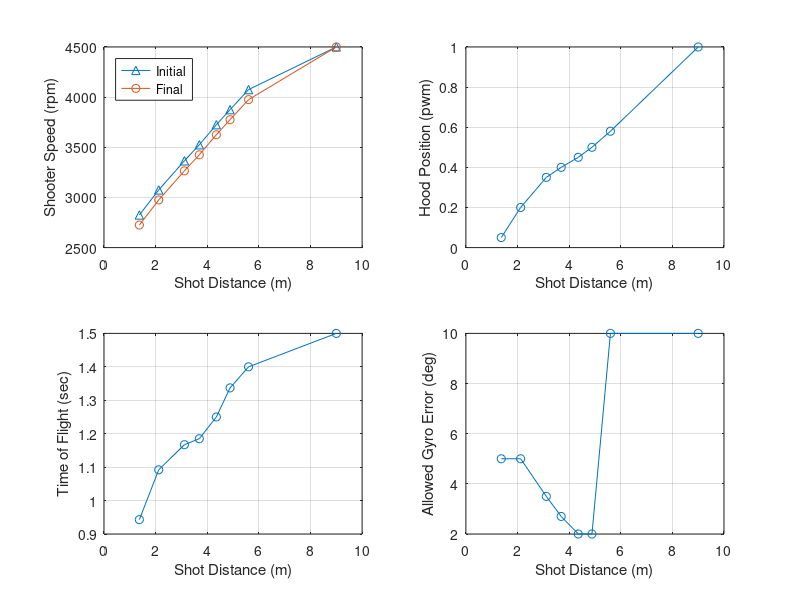

Here is the MATLAB script that generated this plot:
%% Output Overrides
TEST_Output_Override_Flag = 0;
TEST_Transfer_Motor_DC_OV = 0;
TEST_Feeder_Motor_DC_OV = 0;
TEST_Desired_Shooter_Speed_OV = 0;
TEST_Desired_Shooter_FF_DC_OV = 0;
TEST_Desired_Hood_Enable_OV = 0;
TEST_Desired_Hood_Pos_OV = 0.05;
TEST_Intake_Arm_Motor_DC_OV = 0;
TEST_Intake_Roller_Motor_DC_OV = 0;

%% Field Element Position Data
Field_BlueAllianceZoneX = 182.11*0.0254;             % Meters
Field_RedAllianceZoneX  = (651.22-182.11)*0.0254;    % Meters
Field_Blue_Hub_X        = 182.11*0.0254;             % Meters
Field_Hub_Y             = 158.84*0.0254;             % Meters
Field_Red_Hub_X         = (651.22-182.11)*0.0254;    % Meters
Field_Pass_Y_Top        = (317.69-(96))*0.0254;
Field_Pass_Y_Bottom     = (96)*0.0254;
Field_Blue_Pass_X       = (156.61/2)*0.0254;
Field_Red_Pass_X        = (651.22-((156.61/2)))*0.0254;
Blue_Hub_LeftX = 5.1717;
Blue_Hub_RightX = 5.1717;
Blue_Hub_RightY = 4.548;
Blue_Hub_LeftY = 3.354;
Red_Hub_LeftX = 11.369;
Red_Hub_RightX = 11.369;
Red_Hub_RightY = 3.354;
Red_Hub_LeftY = 4.548;
%% Shooting Control Data
% Targets
Rebuilt_Transfer_Minimum_Factor = 0.8;
Rebuilt_Target_Transfer_Speed = 4000;   % rpm
Rebuilt_Negative_Feeder_Speed = -3000;  % this was -1000 with a 1:1 gear ratio
Rebuilt_Target_Feeder_Speed = 3*Rebuilt_Target_Transfer_Speed*0.84;  % rpm
% The 3 factor is for the 3:1 gear box.
% The 0.84 factor sets feeder belt linear speed to match transfer wheel surface linear speed
% Assumes 4 inch diameter transfer wheels and 24 tooth pulleys driving the belts

Rebuilt_Shot_Init_Time = 0.4; % Seconds

% Condition Checks
Rebuilt_Shoot_Robot_Velocity_Max = 1.7;   % meter/second
Rebuilt_Shoot_Motor_Max_Error = 100;    % rpm
Rebuilt_Shoot_Hood_Pos_Max_Error = 0.03;    % pwm position
Feeder_Max_Pulsetime = 1000; % seconds

% Check if Hub is Active for Scoring
Rebuilt_Match_Time_Transition  = 10; 
Rebuilt_Match_Time_Shift_1  = 35; 
Rebuilt_Match_Time_Shift_2  = 60; 
Rebuilt_Match_Time_Shift_3  = 85;
Rebuilt_Match_Time_Shift_4  = 110;
Rebuilt_Match_Time_Auto_Timer  = 30;
Rebuilt_Match_Time_Shift_Timer  = 25;
Rebuilt_Match_Time_End_Game_Timer = 30; 
Rebuilt_Match_Time_Shoot_Early = 2;

% Iteration error target threshold
Rebuilt_Shoot_Target_Error_Thresh = 0.1;    % Meters

Rebuilt_Des_Gyro_Shoot_Offset = 0;  % Degrees

% Distance (m)
Rebuilt_Shoot_Dist_0 = 1.370;
Rebuilt_Shoot_Dist_1 = 2.120;
Rebuilt_Shoot_Dist_2 = 3.115;
Rebuilt_Shoot_Dist_3 = 3.692;
Rebuilt_Shoot_Dist_4 = 4.353;
Rebuilt_Shoot_Dist_5 = 4.884;
Rebuilt_Shoot_Dist_6 = 5.6;
Rebuilt_Shoot_Dist_7 = 9.0;

% Desired_Shooter_Motor_Speed (rpm)
Rebuilt_Shoot_Shooter_Spd_0 = 2725;
Rebuilt_Shoot_Shooter_Spd_1 = 2975;
Rebuilt_Shoot_Shooter_Spd_2 = 3265;
Rebuilt_Shoot_Shooter_Spd_3 = 3425;
Rebuilt_Shoot_Shooter_Spd_4 = 3625;
Rebuilt_Shoot_Shooter_Spd_5 = 3775;
Rebuilt_Shoot_Shooter_Spd_6 = 3975;
Rebuilt_Shoot_Shooter_Spd_7 = 4500;

delta = 100;
% Desired_Shooter_Motor_Speed Init (rpm)
Rebuilt_Shoot_Shooter_Spd_I_0 = Rebuilt_Shoot_Shooter_Spd_0+delta;
Rebuilt_Shoot_Shooter_Spd_I_1 = Rebuilt_Shoot_Shooter_Spd_1+delta;
Rebuilt_Shoot_Shooter_Spd_I_2 = Rebuilt_Shoot_Shooter_Spd_2+delta;
Rebuilt_Shoot_Shooter_Spd_I_3 = Rebuilt_Shoot_Shooter_Spd_3+delta;
Rebuilt_Shoot_Shooter_Spd_I_4 = Rebuilt_Shoot_Shooter_Spd_4+delta;
Rebuilt_Shoot_Shooter_Spd_I_5 = Rebuilt_Shoot_Shooter_Spd_5+delta;
Rebuilt_Shoot_Shooter_Spd_I_6 = Rebuilt_Shoot_Shooter_Spd_6+delta;
Rebuilt_Shoot_Shooter_Spd_I_7 = Rebuilt_Shoot_Shooter_Spd_7;
clear delta

% Desired Hood Position (pwm)
Rebuilt_Shoot_Hood_Pos_0 = 0.05;
Rebuilt_Shoot_Hood_Pos_1 = 0.20;
Rebuilt_Shoot_Hood_Pos_2 = 0.35;
Rebuilt_Shoot_Hood_Pos_3 = 0.4;
Rebuilt_Shoot_Hood_Pos_4 = 0.45;
Rebuilt_Shoot_Hood_Pos_5 = 0.5;
Rebuilt_Shoot_Hood_Pos_6 = 0.58;
Rebuilt_Shoot_Hood_Pos_7 = 1;

% Time of Flight (sec)
Rebuilt_Shoot_TOF_0 = 0.943;
Rebuilt_Shoot_TOF_1 = 1.092;
Rebuilt_Shoot_TOF_2 = 1.167;
Rebuilt_Shoot_TOF_3 = 1.185;
Rebuilt_Shoot_TOF_4 = 1.250;
Rebuilt_Shoot_TOF_5 = 1.337;
Rebuilt_Shoot_TOF_6 = 1.4;
Rebuilt_Shoot_TOF_7 = 1.5;

% Allowed Gyro Error (degrees ... convert to radians in model)
Rebuilt_Shoot_Gyro_Err_0 = 5;
Rebuilt_Shoot_Gyro_Err_1 = 5;
Rebuilt_Shoot_Gyro_Err_2 = 3.5;
Rebuilt_Shoot_Gyro_Err_3 = 2.7;
Rebuilt_Shoot_Gyro_Err_4 = 2;
Rebuilt_Shoot_Gyro_Err_5 = 2;
Rebuilt_Shoot_Gyro_Err_6 = 10;
Rebuilt_Shoot_Gyro_Err_7 = 10;

% PLOT TABLES
    plot_dist     = [Rebuilt_Shoot_Dist_0 Rebuilt_Shoot_Dist_1 Rebuilt_Shoot_Dist_2 Rebuilt_Shoot_Dist_3 Rebuilt_Shoot_Dist_4 Rebuilt_Shoot_Dist_5 Rebuilt_Shoot_Dist_6 Rebuilt_Shoot_Dist_7];
    plot_shooter_i= [Rebuilt_Shoot_Shooter_Spd_I_0 Rebuilt_Shoot_Shooter_Spd_I_1 Rebuilt_Shoot_Shooter_Spd_I_2 Rebuilt_Shoot_Shooter_Spd_I_3 Rebuilt_Shoot_Shooter_Spd_I_4 Rebuilt_Shoot_Shooter_Spd_I_5 Rebuilt_Shoot_Shooter_Spd_I_6 Rebuilt_Shoot_Shooter_Spd_I_7];
    plot_shooter  = [Rebuilt_Shoot_Shooter_Spd_0 Rebuilt_Shoot_Shooter_Spd_1 Rebuilt_Shoot_Shooter_Spd_2 Rebuilt_Shoot_Shooter_Spd_3 Rebuilt_Shoot_Shooter_Spd_4 Rebuilt_Shoot_Shooter_Spd_5 Rebuilt_Shoot_Shooter_Spd_6 Rebuilt_Shoot_Shooter_Spd_7];
    plot_hood     = [Rebuilt_Shoot_Hood_Pos_0 Rebuilt_Shoot_Hood_Pos_1 Rebuilt_Shoot_Hood_Pos_2 Rebuilt_Shoot_Hood_Pos_3 Rebuilt_Shoot_Hood_Pos_4 Rebuilt_Shoot_Hood_Pos_5 Rebuilt_Shoot_Hood_Pos_6 Rebuilt_Shoot_Hood_Pos_7];
    plot_tof      = [Rebuilt_Shoot_TOF_0 Rebuilt_Shoot_TOF_1 Rebuilt_Shoot_TOF_2 Rebuilt_Shoot_TOF_3 Rebuilt_Shoot_TOF_4 Rebuilt_Shoot_TOF_5 Rebuilt_Shoot_TOF_6 Rebuilt_Shoot_TOF_7];
    plot_gyro_err = [Rebuilt_Shoot_Gyro_Err_0 Rebuilt_Shoot_Gyro_Err_1 Rebuilt_Shoot_Gyro_Err_2 Rebuilt_Shoot_Gyro_Err_3 Rebuilt_Shoot_Gyro_Err_4 Rebuilt_Shoot_Gyro_Err_5 Rebuilt_Shoot_Gyro_Err_6 Rebuilt_Shoot_Gyro_Err_7];
    
    figure(1)
    subplot(2,2,1), hold off
    plot(plot_dist,plot_shooter_i,'-^')
    hold on
    plot(plot_dist,plot_shooter,'-o')
    xlabel('Shot Distance (m)')
    ylabel('Shooter Speed (rpm)')
    grid on
    legend('Initial','Final','Location','northwest')
    
    subplot(2,2,2)
    plot(plot_dist,plot_hood,'-o')
    xlabel('Shot Distance (m)')
    ylabel('Hood Position (pwm)')
    grid on
    
    subplot(2,2,3)
    plot(plot_dist,plot_tof,'-o')
    xlabel('Shot Distance (m)')
    ylabel('Time of Flight (sec)')
    grid on
    
    subplot(2,2,4)
    plot(plot_dist,plot_gyro_err,'-o')
    xlabel('Shot Distance (m)')
    ylabel('Allowed Gyro Error (deg)')
    grid on
    
    % need to clear from workspace so not included in code generation
    clear plot_dist plot_shooter plot_hood plot_tof plot_gyro_err

% Control Parameters to Calculate Duty Cycle
Rebuilt_Feeder_Motor_Gain_FF = 1/6048;

Rebuilt_Transfer_Motor_Gain_FF = 1/7854;
Rebuilt_Transfer_Motor_Gain_P = 0.0001;
Rebuilt_Transfer_Motor_Gain_I = 0.001*0.02;
Rebuilt_Transfer_Error_Integral_Enable = 300;

Rebuilt_Shooter_Motor_Gain_FF = 1.5e-4; %1/6048;
% Rebuilt_Shooter_Motor_Gain_P = 0.001;
% Rebuilt_Shooter_Motor_Gain_I = 0.001*0.02;
% Rebuilt_Shooter_Error_Integral_Enable = 300;

% Hood Position Servo Properties
Rebuilt_Hood_Servo_Pos_Min = 0.05;
Rebuilt_Hood_Servo_Pos_Max = 1;
Rebuilt_Hood_Servo_Rate_Limit_Inc = 32/50*0.02;   % no load 32 mm/sec, total stroke 50 mm
Rebuilt_Hood_Servo_Rate_Limit_Dec = -Rebuilt_Hood_Servo_Rate_Limit_Inc;

%% Intake
Rebuilt_Intake_Des_Angle_In = -40;
Rebuilt_Intake_Meas_In_Disable = -20;   % disable motor when angle is less than this value and the desired anle is the in angle
Rebuilt_Intake_Meas_Out_Disable = 80;   % disable motor when angle is more than this value and the desired anle is the out angle
Rebuilt_Intake_Des_Angle_Out = 90;

Rebuilt_Intake_Cycle_Angle_In = -10;
Rebuilt_Intake_Cycle_Angle_Out = 10;

Rebuilt_Intake_RL_Inc =  3;
Rebuilt_Intake_RL_Dec = -3;

Rebuilt_Intake_Arm_Gain_P = 0.008;
Rebuilt_Intake_Arm_Gain_D = 0;

Rebuilt_Roller_Desired_Speed = 4500;
Rebuilt_Roller_Motor_Gain_FF = 1/6048;
Rebuilt_Roller_Motor_Gain_P = 0.0001;
Rebuilt_Roller_Motor_Gain_I = 0.001*0.02;
Rebuilt_Roller_Error_Integral_Enable = 300;
